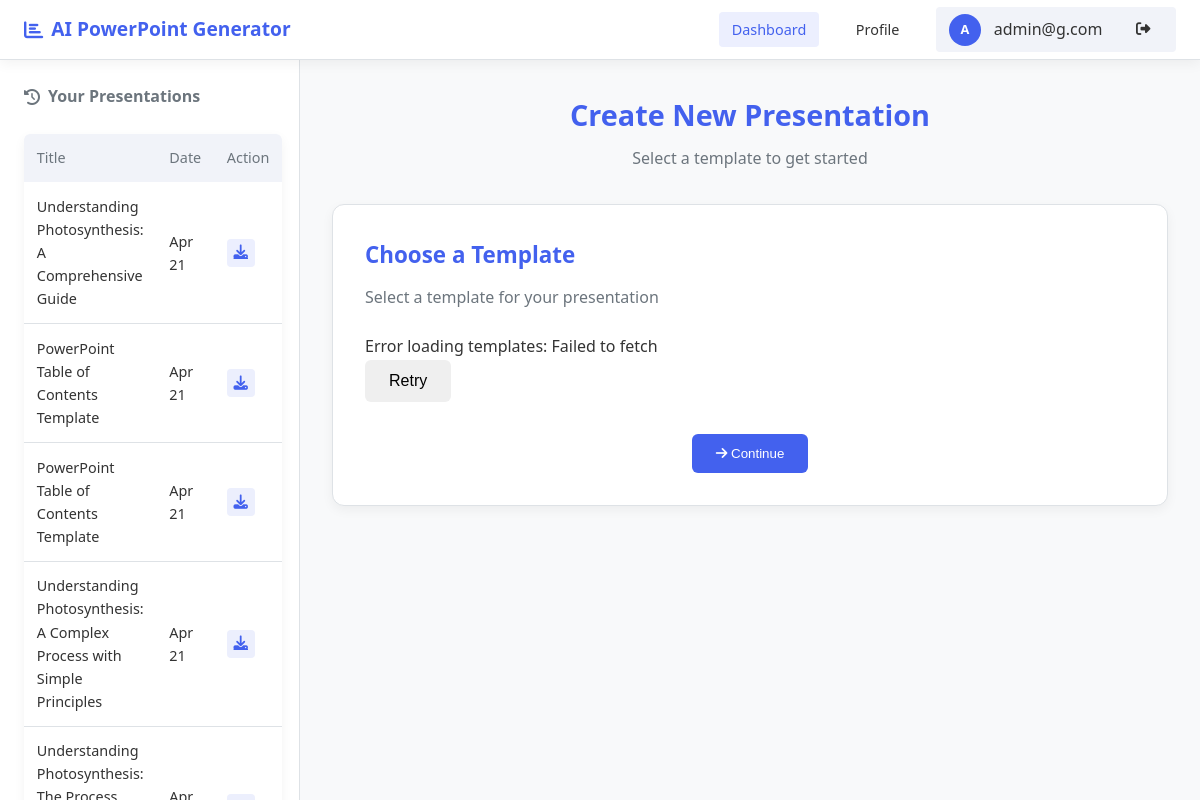
The page /dashboard (signed in) on the database as committed earlier.
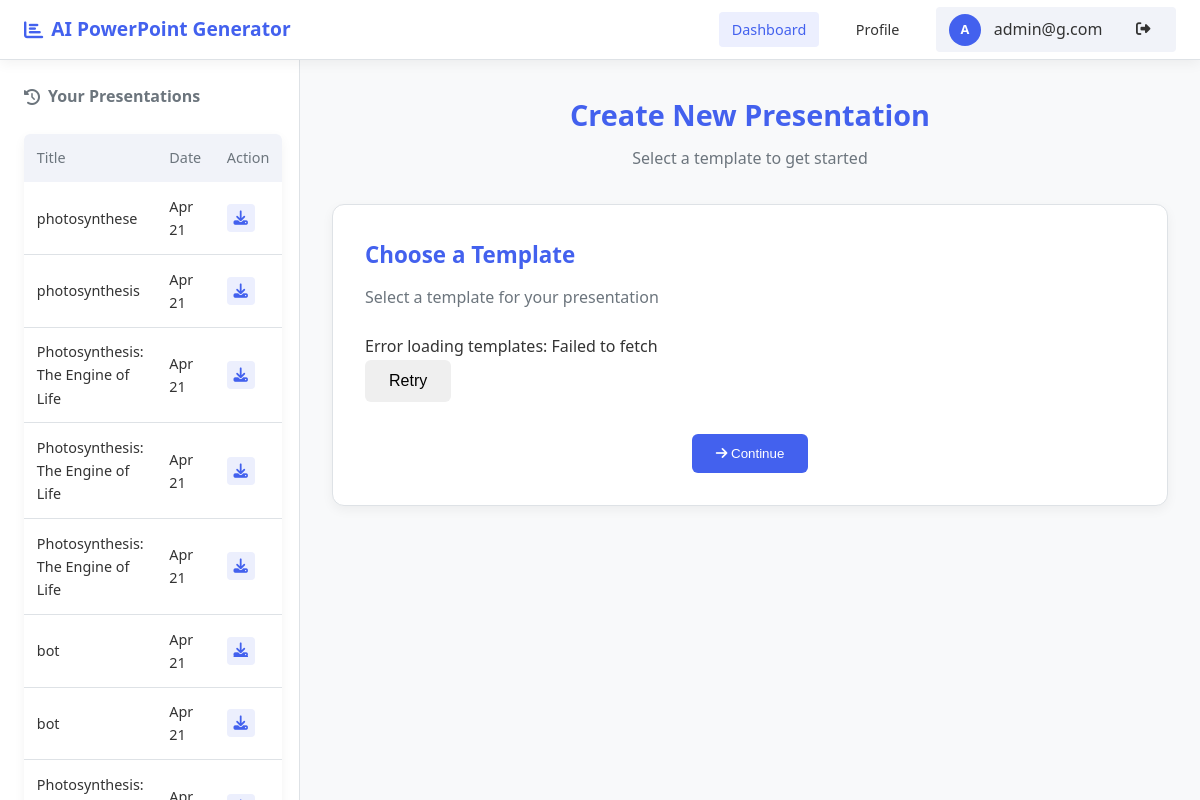
The same page on the database as committed later.
### tables this page shows
CREATE TABLE presentations (
        id INTEGER PRIMARY KEY AUTOINCREMENT,
        user_id INTEGER NOT NULL,
        title TEXT NOT NULL,
        filename TEXT NOT NULL,
        template TEXT NOT NULL,
        slide_count INTEGER NOT NULL,
        created_at TIMESTAMP DEFAULT CURRENT_TIMESTAMP,
        FOREIGN KEY (user_id) REFERENCES users (id)
    );

### app.py (the view)
@app.route('/dashboard')
@login_required
def dashboard():
    conn = get_db()
    c = conn.cursor()
    c.execute('SELECT * FROM presentations WHERE user_id = ? ORDER BY created_at DESC', (session['user_id'],))
    presentations = c.fetchall()
    conn.close()
    presentation_list = []
    for pres in presentations:
        pres_dict = dict(pres)  # Convert to a dictionary for mutability
        if isinstance(pres_dict['created_at'], str):
            pres_dict['created_at'] = datetime.strptime(pres_dict['created_at'], "%Y-%m-%d %H:%M:%S")
        presentation_list.append(pres_dict)
    templates = template_manager.get_all_templates()
    template_list = []
    for key, template in templates.items():
        template_list.append({
            "id": key,
            "name": template.get('name', key),
            "description": template.get('description', ''),
            "preview_image": template.get('preview_image', '')
        })
    return render_template('dashboard.html',
                          username=session['username'],
                          presentations=presentation_list,
                          templates=template_list)

### app.py (called while the page is built)
def get_db():
    conn = sqlite3.connect('users.db')
    conn.row_factory = sqlite3.Row
    return conn

def login_required(f):
    @wraps(f)
    def decorated_function(*args, **kwargs):
        if 'user_id' not in session:
            return redirect(url_for('login'))
        return f(*args, **kwargs)
    return decorated_function

### template_manager.py (called while the page is built)
    def get_all_templates(self):
        return self.templates

### templates/dashboard.html (shortened to what this page needs)
<!DOCTYPE html>
<html lang="en">
<head>
    <link rel="stylesheet" href="https://cdnjs.cloudflare.com/ajax/libs/font-awesome/6.4.0/css/all.min.css">
</head>
<body>
    <div class="layout">
        <div class="user-header">
            <div class="flex items-center">
                <h2 class="app-title"><i class="fas fa-chart-bar"></i> AI PowerPoint Generator</h2>
            </div>
            <div class="user-navigation">
                <a href="/dashboard" class="active">Dashboard</a>
                <a href="/profile">Profile</a>
                <div class="user-profile">
                    <div class="user-avatar">
                        {{ username[0].upper() if username else "?" }}
                    </div>
                    <span>{{ username }}</span>
                    <a href="/logout" class="ml-2 logout-link">
                        <i class="fas fa-sign-out-alt"></i>
                    </a>
                </div>
            </div>
        </div>
        <div class="sidebar">
            <div class="history-section">
                <div class="history-header">
                    <h2><i class="fas fa-history"></i> Your Presentations</h2>
                </div>
                {% if presentations and presentations|length > 0 %}
                <table class="history-table">
                    <thead>
                        <tr>
                            <th>Title</th>
                            <th>Date</th>
                            <th>Action</th>
                        </tr>
                    </thead>
                    <tbody>
                        {% for pres in presentations %}
                        <tr>
                            <td>{{ pres.title }}</td>
                            <td>{{ pres.created_at.strftime('%b %d') }}</td>
                            <td>
                                <a href="/download/{{ pres.filename }}" class="action-btn download-action" title="Download">
                                    <i class="fas fa-download"></i>
                                </a>
                            </td>
                        </tr>
                        {% endfor %}
                    </tbody>
                </table>
                {% else %}
                <div class="text-center p-8">
                    <i class="fas fa-file-powerpoint" style="font-size: 2rem; color: var(--secondary-text); margin-bottom: 1rem;"></i>
                    <p>No presentations yet. Create your first one!</p>
                </div>
                {% endif %}
            </div>
        </div>
        <div class="main-content">
            <header class="content-header">
                <h1>Create New Presentation</h1>
                <p>Select a template to get started</p>
            </header>
            <div id="template-selection" class="card fade-in">
                <h2 class="card-title">Choose a Template</h2>
                <p class="card-subtitle">Select a template for your presentation</p>
                <div id="templates-grid" class="templates-grid">
                </div>
                <button id="continue-to-content">
                    <i class="fas fa-arrow-right"></i> Continue
                </button>
            </div>
        </div>
    </div>
</body>
</html>

Rows that differ between the two databases and show on the page:
removed presentations: title "Understanding Photosynthesis: A Comprehensive Guide", created_at "Apr 21"
removed presentations: title "PowerPoint Table of Contents Template", created_at "Apr 21"
removed presentations: title "PowerPoint Table of Contents Template", created_at "Apr 21"
removed presentations: title "Understanding Photosynthesis: A Complex Process with Simple Principles", created_at "Apr 21"
removed presentations: title "Understanding Photosynthesis:…"
now on this page (row edited): presentations: title "photosynthese", created_at "Apr 21"
now on this page (row edited): presentations: title "photosynthesis", created_at "Apr 21"
now on this page (row edited): presentations: title "Photosynthesis: The Engine of Life", created_at "Apr 21"
now on this page (row edited): presentations: title "Photosynthesis: The Engine of Life", created_at "Apr 21"
now on this page (row edited): presentations: title "Photosynthesis: The Engine of Life", created_at "Apr 21"
now on this page (row edited): presentations: title "bot", created_at "Apr 21"
now on this page (row edited): presentations: title "bot", created_at "Apr 21"
now on this page (row edited): presentations: title "Photosynthesis:…"
